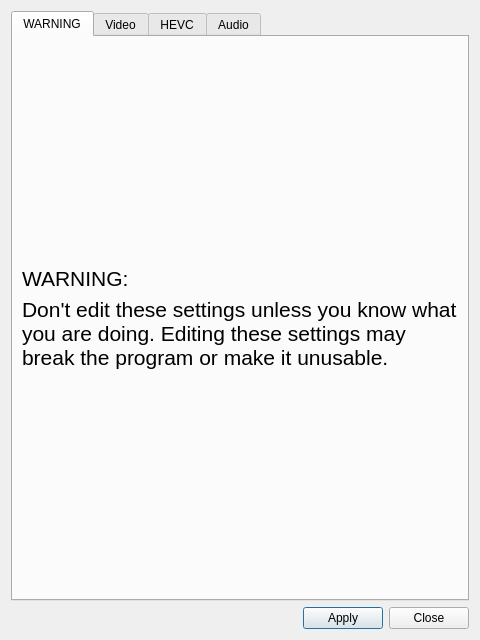
<?xml version="1.0" encoding="UTF-8"?>
<ui version="4.0">
 <class>CustomSettings</class>
 <widget class="QDialog" name="CustomSettings">
  <property name="geometry">
   <rect>
    <x>0</x>
    <y>0</y>
    <width>480</width>
    <height>640</height>
   </rect>
  </property>
  <property name="windowTitle">
   <string>Advanced Settings</string>
  </property>
  <layout class="QGridLayout" name="gridLayout">
   <item row="2" column="0">
    <spacer name="horizontalSpacer">
     <property name="orientation">
      <enum>Qt::Horizontal</enum>
     </property>
     <property name="sizeHint" stdset="0">
      <size>
       <width>40</width>
       <height>20</height>
      </size>
     </property>
    </spacer>
   </item>
   <item row="2" column="1">
    <widget class="QPushButton" name="custom_ok">
     <property name="text">
      <string>Apply</string>
     </property>
    </widget>
   </item>
   <item row="2" column="2">
    <widget class="QPushButton" name="custom_close">
     <property name="text">
      <string>Close</string>
     </property>
    </widget>
   </item>
   <item row="0" column="0" colspan="3">
    <widget class="QTabWidget" name="Advanced">
     <property name="currentIndex">
      <number>0</number>
     </property>
     <widget class="QWidget" name="tab_2">
      <attribute name="title">
       <string>WARNING</string>
      </attribute>
      <layout class="QGridLayout" name="gridLayout_7">
       <item row="2" column="0">
        <widget class="QLabel" name="Warning_text">
         <property name="font">
          <font>
           <pointsize>16</pointsize>
          </font>
         </property>
         <property name="text">
          <string>Don't edit these settings unless you know what you are doing. Editing these settings may break the program or make it unusable.</string>
         </property>
         <property name="wordWrap">
          <bool>true</bool>
         </property>
        </widget>
       </item>
       <item row="1" column="0">
        <widget class="QLabel" name="Warning_label">
         <property name="font">
          <font>
           <pointsize>16</pointsize>
          </font>
         </property>
         <property name="text">
          <string>WARNING:</string>
         </property>
        </widget>
       </item>
       <item row="3" column="0">
        <spacer name="verticalSpacer_6">
         <property name="orientation">
          <enum>Qt::Vertical</enum>
         </property>
         <property name="sizeHint" stdset="0">
          <size>
           <width>20</width>
           <height>40</height>
          </size>
         </property>
        </spacer>
       </item>
       <item row="0" column="0">
        <spacer name="verticalSpacer_7">
         <property name="orientation">
          <enum>Qt::Vertical</enum>
         </property>
         <property name="sizeHint" stdset="0">
          <size>
           <width>20</width>
           <height>40</height>
          </size>
         </property>
        </spacer>
       </item>
      </layout>
     </widget>
     <widget class="QWidget" name="VideoTab">
      <attribute name="title">
       <string>Video</string>
      </attribute>
      <layout class="QGridLayout" name="gridLayout_3">
       <item row="7" column="0">
        <widget class="QLabel" name="ConversionLabel">
         <property name="text">
          <string>Threads for conversion</string>
         </property>
        </widget>
       </item>
       <item row="3" column="0">
        <widget class="QLabel" name="ResolutionLabel">
         <property name="text">
          <string>Camera Resolution</string>
         </property>
        </widget>
       </item>
       <item row="12" column="1">
        <widget class="QCheckBox" name="live555Copy">
         <property name="text">
          <string/>
         </property>
         <property name="checked">
          <bool>true</bool>
         </property>
        </widget>
       </item>
       <item row="11" column="0">
        <widget class="QLabel" name="FlipLabel">
         <property name="text">
          <string>Flip views</string>
         </property>
        </widget>
       </item>
       <item row="10" column="0">
        <widget class="QLabel" name="OpenGLLabel">
         <property name="text">
          <string>Use OpenGL for views</string>
         </property>
        </widget>
       </item>
       <item row="14" column="0" colspan="2">
        <spacer name="verticalSpacer_2">
         <property name="orientation">
          <enum>Qt::Vertical</enum>
         </property>
         <property name="sizeHint" stdset="0">
          <size>
           <width>20</width>
           <height>40</height>
          </size>
         </property>
        </spacer>
       </item>
       <item row="12" column="0">
        <widget class="QLabel" name="CopyingLabel">
         <property name="text">
          <string>Copy in Live555</string>
         </property>
        </widget>
       </item>
       <item row="2" column="1">
        <widget class="QComboBox" name="format_box">
         <property name="maximumSize">
          <size>
           <width>164</width>
           <height>16777215</height>
          </size>
         </property>
        </widget>
       </item>
       <item row="0" column="0" colspan="2">
        <widget class="QLabel" name="Input">
         <property name="font">
          <font>
           <pointsize>14</pointsize>
           <weight>75</weight>
           <bold>true</bold>
          </font>
         </property>
         <property name="text">
          <string>Input</string>
         </property>
        </widget>
       </item>
       <item row="11" column="1">
        <widget class="QCheckBox" name="flip">
         <property name="text">
          <string/>
         </property>
         <property name="checked">
          <bool>true</bool>
         </property>
        </widget>
       </item>
       <item row="6" column="0" colspan="2">
        <widget class="Line" name="line_2">
         <property name="orientation">
          <enum>Qt::Horizontal</enum>
         </property>
        </widget>
       </item>
       <item row="7" column="1">
        <widget class="QLineEdit" name="yuv_threads">
         <property name="maximumSize">
          <size>
           <width>48</width>
           <height>16777215</height>
          </size>
         </property>
         <property name="text">
          <string>0</string>
         </property>
        </widget>
       </item>
       <item row="1" column="0" colspan="2">
        <widget class="Line" name="line_3">
         <property name="orientation">
          <enum>Qt::Horizontal</enum>
         </property>
        </widget>
       </item>
       <item row="5" column="0">
        <widget class="QLabel" name="Processing">
         <property name="font">
          <font>
           <pointsize>14</pointsize>
           <weight>75</weight>
           <bold>true</bold>
          </font>
         </property>
         <property name="text">
          <string>Processing</string>
         </property>
        </widget>
       </item>
       <item row="10" column="1">
        <widget class="QCheckBox" name="opengl">
         <property name="text">
          <string/>
         </property>
        </widget>
       </item>
       <item row="3" column="1">
        <widget class="QComboBox" name="resolution">
         <property name="minimumSize">
          <size>
           <width>0</width>
           <height>0</height>
          </size>
         </property>
         <property name="maximumSize">
          <size>
           <width>164</width>
           <height>16777215</height>
          </size>
         </property>
        </widget>
       </item>
       <item row="2" column="0">
        <widget class="QLabel" name="format_label">
         <property name="text">
          <string>Format</string>
         </property>
        </widget>
       </item>
       <item row="4" column="1">
        <widget class="QComboBox" name="framerate_box"/>
       </item>
       <item row="4" column="0">
        <widget class="QLabel" name="framerate_label">
         <property name="text">
          <string>Framerate</string>
         </property>
        </widget>
       </item>
      </layout>
     </widget>
     <widget class="QWidget" name="KvazaarTab">
      <attribute name="title">
       <string>HEVC</string>
      </attribute>
      <layout class="QGridLayout" name="gridLayout_2">
       <item row="16" column="0" colspan="3">
        <widget class="Line" name="line_4">
         <property name="orientation">
          <enum>Qt::Horizontal</enum>
         </property>
        </widget>
       </item>
       <item row="8" column="0" colspan="2">
        <widget class="QLabel" name="slice_label">
         <property name="text">
          <string>Slices (depends on WPP)</string>
         </property>
        </widget>
       </item>
       <item row="2" column="0" colspan="2">
        <widget class="QLabel" name="Preset">
         <property name="text">
          <string>preset</string>
         </property>
        </widget>
       </item>
       <item row="18" column="1" colspan="2">
        <spacer name="verticalSpacer_5">
         <property name="orientation">
          <enum>Qt::Vertical</enum>
         </property>
         <property name="sizeType">
          <enum>QSizePolicy::Preferred</enum>
         </property>
         <property name="sizeHint" stdset="0">
          <size>
           <width>20</width>
           <height>40</height>
          </size>
         </property>
        </spacer>
       </item>
       <item row="12" column="1">
        <widget class="QLineEdit" name="parameter_name"/>
       </item>
       <item row="17" column="0" colspan="2">
        <widget class="QLabel" name="label_2">
         <property name="text">
          <string>Threads</string>
         </property>
        </widget>
       </item>
       <item row="1" column="0" colspan="3">
        <widget class="Line" name="line">
         <property name="orientation">
          <enum>Qt::Horizontal</enum>
         </property>
        </widget>
       </item>
       <item row="11" column="2">
        <widget class="QLabel" name="label_5">
         <property name="text">
          <string>Value</string>
         </property>
        </widget>
       </item>
       <item row="8" column="2">
        <widget class="QCheckBox" name="slices">
         <property name="text">
          <string/>
         </property>
         <property name="checked">
          <bool>true</bool>
         </property>
        </widget>
       </item>
       <item row="6" column="0" colspan="2">
        <widget class="QLabel" name="VPS">
         <property name="text">
          <string>VPS period</string>
         </property>
        </widget>
       </item>
       <item row="12" column="0">
        <widget class="QPushButton" name="add_parameter">
         <property name="text">
          <string>Add parameter</string>
         </property>
        </widget>
       </item>
       <item row="3" column="0" colspan="2">
        <widget class="QLabel" name="kvz_threads_label">
         <property name="text">
          <string>Threads</string>
         </property>
        </widget>
       </item>
       <item row="12" column="2">
        <widget class="QLineEdit" name="parameter_value"/>
       </item>
       <item row="4" column="2">
        <widget class="QSpinBox" name="qp">
         <property name="maximumSize">
          <size>
           <width>64</width>
           <height>24</height>
          </size>
         </property>
         <property name="toolTip">
          <string>&lt;html&gt;&lt;head/&gt;&lt;body&gt;&lt;p&gt;Quantization parameter&lt;/p&gt;&lt;/body&gt;&lt;/html&gt;</string>
         </property>
         <property name="maximum">
          <number>51</number>
         </property>
         <property name="value">
          <number>27</number>
         </property>
        </widget>
       </item>
       <item row="15" column="0" colspan="2">
        <widget class="QLabel" name="OpenHEVC">
         <property name="font">
          <font>
           <pointsize>14</pointsize>
           <weight>75</weight>
           <bold>true</bold>
          </font>
         </property>
         <property name="text">
          <string>OpenHEVC Parameters</string>
         </property>
        </widget>
       </item>
       <item row="10" column="0" colspan="3">
        <widget class="QTableWidget" name="custom_parameters">
         <property name="columnCount">
          <number>2</number>
         </property>
         <attribute name="horizontalHeaderMinimumSectionSize">
          <number>50</number>
         </attribute>
         <attribute name="horizontalHeaderDefaultSectionSize">
          <number>200</number>
         </attribute>
         <attribute name="verticalHeaderMinimumSectionSize">
          <number>50</number>
         </attribute>
         <attribute name="verticalHeaderDefaultSectionSize">
          <number>50</number>
         </attribute>
         <column>
          <property name="text">
           <string>Parameter name</string>
          </property>
         </column>
         <column>
          <property name="text">
           <string>Value</string>
          </property>
         </column>
        </widget>
       </item>
       <item row="3" column="2">
        <widget class="QLineEdit" name="kvz_threads">
         <property name="maximumSize">
          <size>
           <width>48</width>
           <height>16777215</height>
          </size>
         </property>
         <property name="text">
          <string>4</string>
         </property>
         <property name="maxLength">
          <number>4</number>
         </property>
        </widget>
       </item>
       <item row="5" column="2">
        <widget class="QCheckBox" name="wpp">
         <property name="toolTip">
          <string>&lt;html&gt;&lt;head/&gt;&lt;body&gt;&lt;p&gt;Wavefront Parallel Processing&lt;/p&gt;&lt;/body&gt;&lt;/html&gt;</string>
         </property>
         <property name="text">
          <string/>
         </property>
         <property name="checked">
          <bool>true</bool>
         </property>
         <property name="tristate">
          <bool>false</bool>
         </property>
        </widget>
       </item>
       <item row="4" column="0" colspan="2">
        <widget class="QLabel" name="QP">
         <property name="text">
          <string>QP</string>
         </property>
        </widget>
       </item>
       <item row="17" column="2">
        <widget class="QLineEdit" name="openhevc_threads">
         <property name="minimumSize">
          <size>
           <width>48</width>
           <height>0</height>
          </size>
         </property>
         <property name="maximumSize">
          <size>
           <width>48</width>
           <height>16777215</height>
          </size>
         </property>
         <property name="text">
          <string>2</string>
         </property>
         <property name="maxLength">
          <number>3</number>
         </property>
        </widget>
       </item>
       <item row="0" column="0" colspan="2">
        <widget class="QLabel" name="Kvazaar">
         <property name="font">
          <font>
           <pointsize>14</pointsize>
           <weight>75</weight>
           <bold>true</bold>
          </font>
         </property>
         <property name="text">
          <string>Kvazaar Parameters</string>
         </property>
        </widget>
       </item>
       <item row="5" column="0" colspan="2">
        <widget class="QLabel" name="WPP">
         <property name="text">
          <string>WPP</string>
         </property>
        </widget>
       </item>
       <item row="7" column="0" colspan="2">
        <widget class="QLabel" name="Intra">
         <property name="text">
          <string>Intra period</string>
         </property>
        </widget>
       </item>
       <item row="2" column="2">
        <widget class="QComboBox" name="preset">
         <property name="maximumSize">
          <size>
           <width>100</width>
           <height>16777215</height>
          </size>
         </property>
         <item>
          <property name="text">
           <string>ultrafast</string>
          </property>
         </item>
         <item>
          <property name="text">
           <string>superfast</string>
          </property>
         </item>
         <item>
          <property name="text">
           <string>veryfast</string>
          </property>
         </item>
         <item>
          <property name="text">
           <string>faster</string>
          </property>
         </item>
         <item>
          <property name="text">
           <string>fast</string>
          </property>
         </item>
         <item>
          <property name="text">
           <string>medium</string>
          </property>
         </item>
         <item>
          <property name="text">
           <string>slow</string>
          </property>
         </item>
         <item>
          <property name="text">
           <string>slower</string>
          </property>
         </item>
         <item>
          <property name="text">
           <string>veryslow</string>
          </property>
         </item>
         <item>
          <property name="text">
           <string>placebo</string>
          </property>
         </item>
         <item>
          <property name="text">
           <string/>
          </property>
         </item>
        </widget>
       </item>
       <item row="7" column="2">
        <widget class="QLineEdit" name="intra">
         <property name="maximumSize">
          <size>
           <width>48</width>
           <height>16777215</height>
          </size>
         </property>
         <property name="text">
          <string>64</string>
         </property>
        </widget>
       </item>
       <item row="6" column="2">
        <widget class="QLineEdit" name="vps">
         <property name="maximumSize">
          <size>
           <width>24</width>
           <height>16777215</height>
          </size>
         </property>
         <property name="text">
          <string>1</string>
         </property>
        </widget>
       </item>
       <item row="11" column="1">
        <widget class="QLabel" name="label_4">
         <property name="text">
          <string>Parameter name</string>
         </property>
        </widget>
       </item>
       <item row="9" column="0" colspan="3">
        <widget class="QLabel" name="label_3">
         <property name="font">
          <font>
           <pointsize>11</pointsize>
           <weight>75</weight>
           <bold>true</bold>
          </font>
         </property>
         <property name="text">
          <string>Custom Parameters</string>
         </property>
        </widget>
       </item>
      </layout>
     </widget>
     <widget class="QWidget" name="AudioTab">
      <attribute name="title">
       <string>Audio</string>
      </attribute>
      <layout class="QGridLayout" name="gridLayout_5">
       <item row="5" column="1">
        <widget class="QComboBox" name="comboBox"/>
       </item>
       <item row="5" column="0">
        <widget class="QLabel" name="label_6">
         <property name="text">
          <string>Sample Rate</string>
         </property>
        </widget>
       </item>
       <item row="2" column="0">
        <widget class="QLabel" name="label">
         <property name="font">
          <font>
           <weight>75</weight>
           <bold>true</bold>
          </font>
         </property>
         <property name="text">
          <string>WARNING: Audio settings functionality not implemented</string>
         </property>
        </widget>
       </item>
       <item row="1" column="0" colspan="2">
        <widget class="Line" name="AudioLine">
         <property name="orientation">
          <enum>Qt::Horizontal</enum>
         </property>
        </widget>
       </item>
       <item row="0" column="0">
        <widget class="QLabel" name="AudioLabel">
         <property name="font">
          <font>
           <pointsize>14</pointsize>
           <weight>75</weight>
           <bold>true</bold>
          </font>
         </property>
         <property name="text">
          <string>Audio</string>
         </property>
        </widget>
       </item>
       <item row="3" column="1">
        <widget class="QSpinBox" name="channels">
         <property name="maximumSize">
          <size>
           <width>64</width>
           <height>64</height>
          </size>
         </property>
         <property name="minimum">
          <number>1</number>
         </property>
         <property name="maximum">
          <number>2</number>
         </property>
        </widget>
       </item>
       <item row="3" column="0">
        <widget class="QLabel" name="channels_label">
         <property name="text">
          <string>Channels</string>
         </property>
        </widget>
       </item>
       <item row="4" column="0">
        <widget class="QLabel" name="label_7">
         <property name="text">
          <string>Codec</string>
         </property>
        </widget>
       </item>
       <item row="4" column="1">
        <widget class="QComboBox" name="comboBox_2">
         <item>
          <property name="text">
           <string>Opus</string>
          </property>
         </item>
         <item>
          <property name="text">
           <string>Raw pcmu</string>
          </property>
         </item>
        </widget>
       </item>
       <item row="7" column="0" colspan="2">
        <spacer name="verticalSpacer_4">
         <property name="orientation">
          <enum>Qt::Vertical</enum>
         </property>
         <property name="sizeHint" stdset="0">
          <size>
           <width>20</width>
           <height>40</height>
          </size>
         </property>
        </spacer>
       </item>
      </layout>
     </widget>
    </widget>
   </item>
  </layout>
 </widget>
 <tabstops>
  <tabstop>format_box</tabstop>
  <tabstop>resolution</tabstop>
  <tabstop>framerate_box</tabstop>
  <tabstop>yuv_threads</tabstop>
  <tabstop>opengl</tabstop>
  <tabstop>flip</tabstop>
  <tabstop>live555Copy</tabstop>
  <tabstop>preset</tabstop>
  <tabstop>kvz_threads</tabstop>
  <tabstop>qp</tabstop>
  <tabstop>wpp</tabstop>
  <tabstop>vps</tabstop>
  <tabstop>intra</tabstop>
  <tabstop>slices</tabstop>
  <tabstop>custom_parameters</tabstop>
  <tabstop>parameter_name</tabstop>
  <tabstop>parameter_value</tabstop>
  <tabstop>add_parameter</tabstop>
  <tabstop>openhevc_threads</tabstop>
  <tabstop>channels</tabstop>
  <tabstop>comboBox_2</tabstop>
  <tabstop>comboBox</tabstop>
  <tabstop>custom_ok</tabstop>
  <tabstop>custom_close</tabstop>
  <tabstop>Advanced</tabstop>
 </tabstops>
 <resources/>
 <connections/>
</ui>
